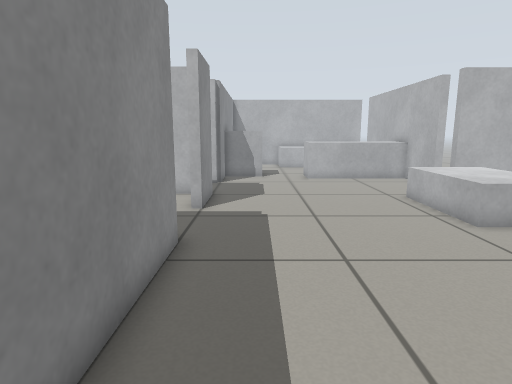
view 1 (above)

23 first-person views from a walk through a robot-simulator world made for Gazebo. The camera is 0.69 m above the floor, tilts 10° down and sees 75° across. The lines on the ground mark 1 m squares. The floor is counted in squares, 0.25 m on a side. Each view is taken from the middle of a square. On the plan, view 1 faces up. The plan holds only what a view shows up to about 20 squares ahead; the rest is blank. Robots are left out. Simple shapes stand in for some stock models.

view 2
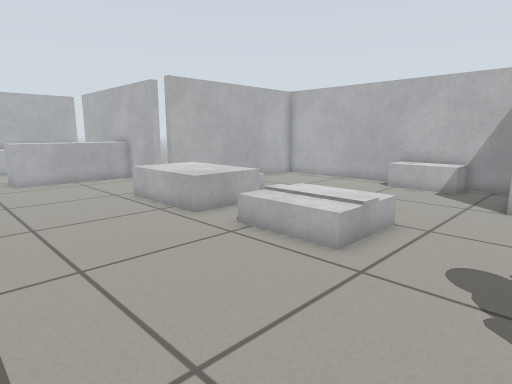

view 3
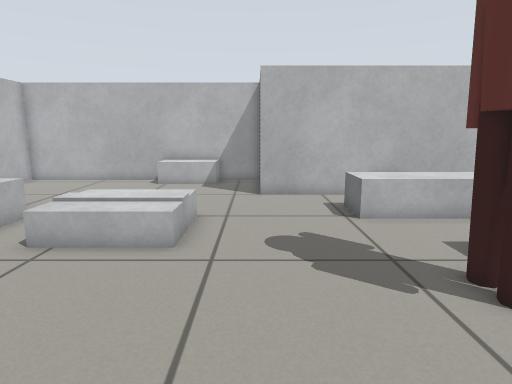

view 4
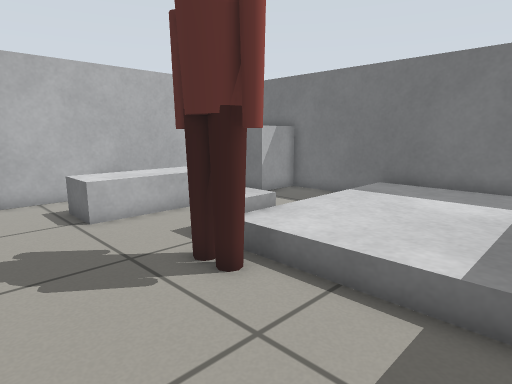

view 5
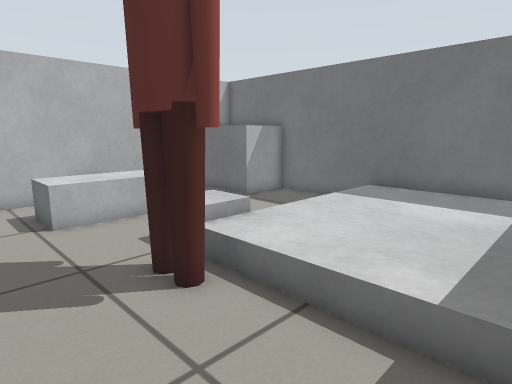

view 6
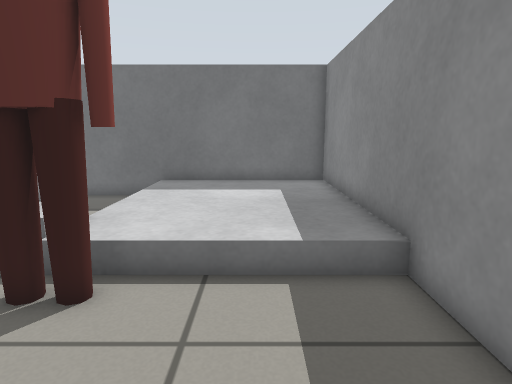

view 7
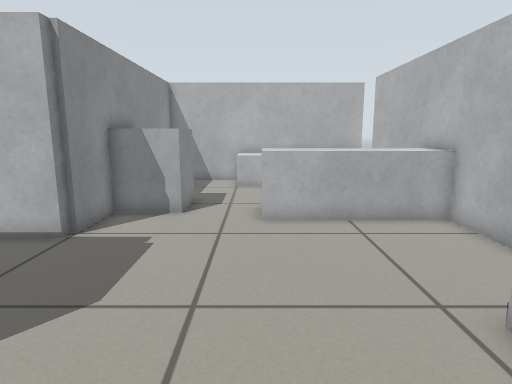

view 8
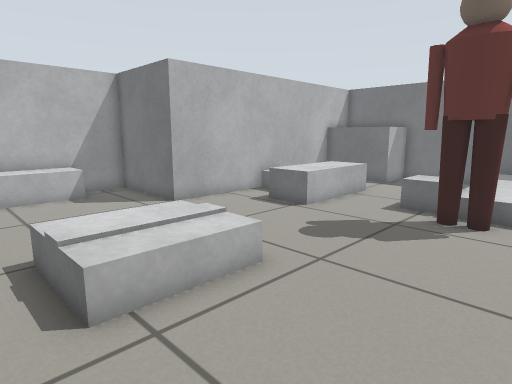

view 9
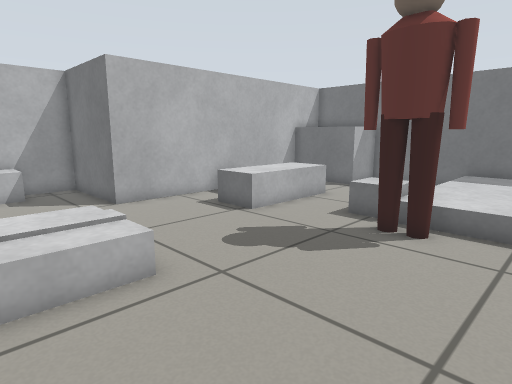

view 10
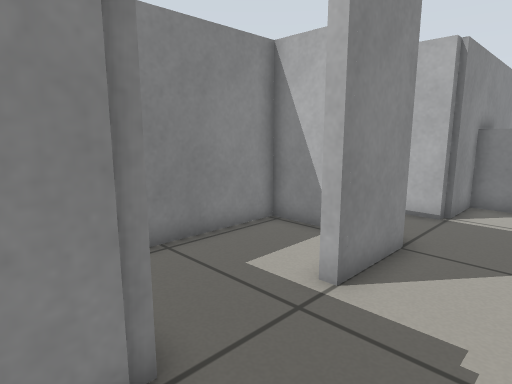

view 11
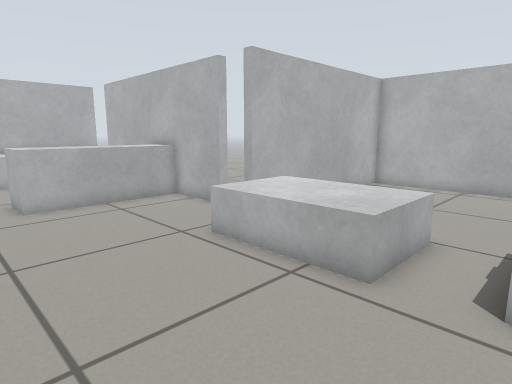

view 12
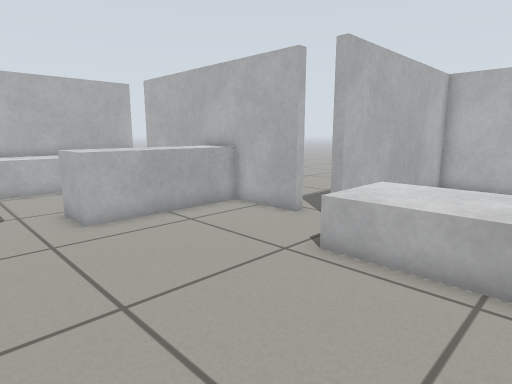

view 13
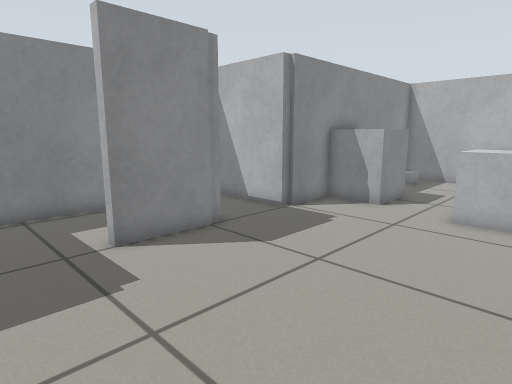

view 14
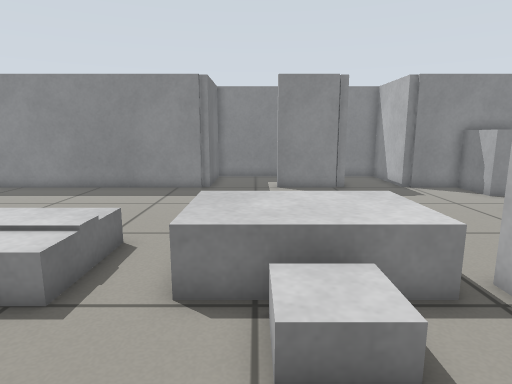

view 15
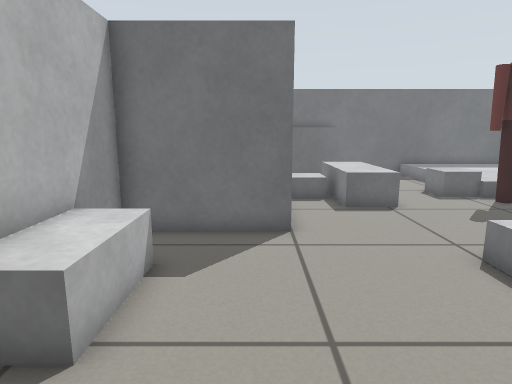

view 16
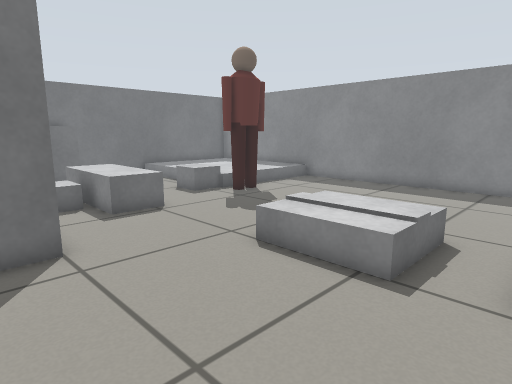

view 17
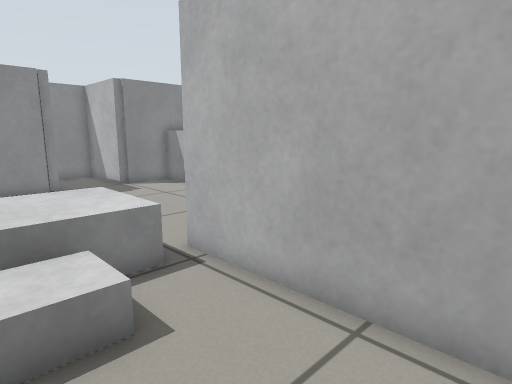

view 18
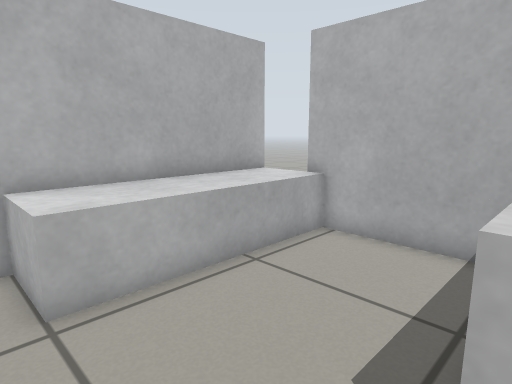

view 19
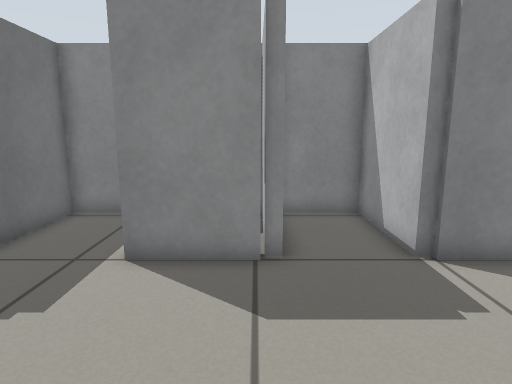

view 20
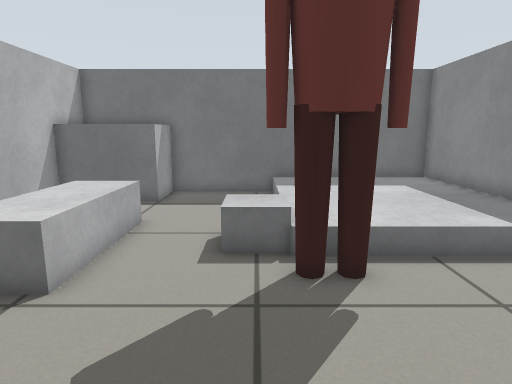

view 21
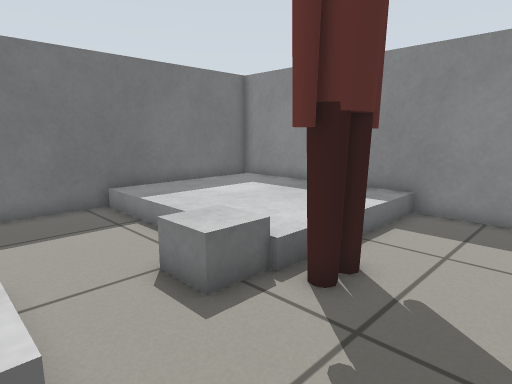

view 22
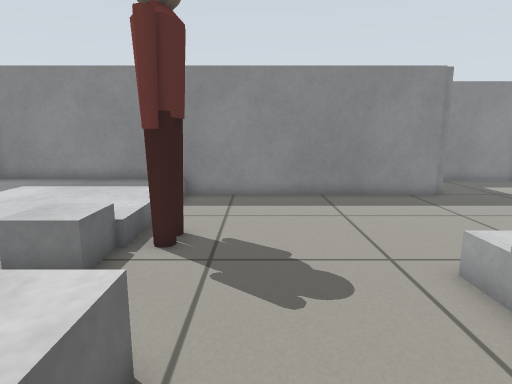

view 23
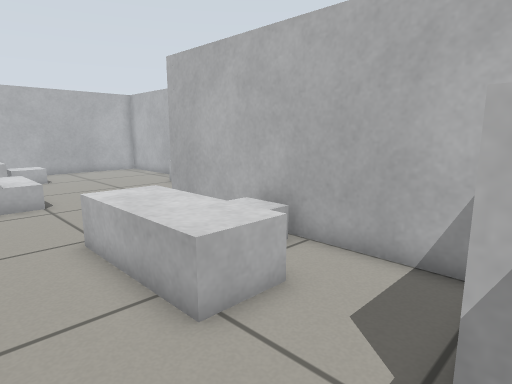

### Floor plan
Points are (right, up) in squares from view 1. A wall is a line through its corners. A room is listed if a view was taken in it or the views show most of it. See-through windows are left out.
Room 1 (views 1, 2, 3, 4, 5, 6, 7, 8, 9, 10, 11, 12, 13, 14, 15, 16, 17, 18, 19, 20, 21, 22, 23)
walls: (-2, 8.2) (-2, -3.5); (-2.2, 8.6) (-2.2, 8.1); (9.2, 17.2) (9.2, 20.5); (-2, 15.1) (-2, 12.1) (-2.5, 12.1); (-2.2, 15.6) (-2.2, 15.2); (-2.2, 19.1) (-2.2, 18.6) (-6.4, 18.6) (-6.4, 15.9); (9.2, 22.4) (9.2, 27.5); (-2, 21.5) (-2, 19); (-2, -11.8) (14, -11.8) (14, 1.8) (18.8, 1.8) (18.8, 15.4) (9.2, 15.4) (9.2, 15.9); (9.3, 29.8) (-2, 29.8) (-2, 23.4)
low walls: (8.8, 4.6) (8.8, 4) (8, 4) (8, 7.6) (8.6, 7.6)
ways out: opening at (-2, 10.5) to room 2
objects: grey box (-2, -11) to (5, -3); grey box (-2, 22) to (0, 24); grey box (2, 28) to (9, 29); person (3, -3) to (6, -2); grey box (3, 21) to (9, 22); grey box (5, -5) to (7, -4); grey box (7, 4) to (7, 7); grey box (7, 10) to (10, 14); grey box (9, 4) to (10, 7); grey box (10, -11) to (13, -10); grey box (10, -6) to (11, -2); grey box (10, 11) to (12, 13); grey box (12, -4) to (13, -3); grey box (17, 4) to (18, 7)
Room 2 (no view inside)
walls: (-2.2, 15.2) (-6.4, 15.2) (-6.4, 8.6) (-2.2, 8.6)
ways out: opening at (-2, 10.5) to room 1

Where each view was taken, in squares from view 1:
view 1: 0 up, 0 right, facing up
view 2: 0 up, 0 right, facing up-right
view 3: 2 up, 1 left, facing right
view 4: 2 up, 1 left, facing down-right
view 5: 1 up, 1 left, facing down-right
view 6: 3 up, 1 right, facing down
view 7: 10 up, 3 right, facing up
view 8: 9 up, 2 right, facing down-right
view 9: 7 up, 1 right, facing down-right
view 10: 7 up, 1 right, facing up-left
view 11: 7 up, 1 right, facing up-right
view 12: 10 up, 0 right, facing up-right
view 13: 9 up, 6 right, facing up-left
view 14: 11 up, 15 right, facing left
view 15: 11 up, 15 right, facing down
view 16: 10 up, 16 right, facing down-left
view 17: 11 up, 16 right, facing up-left
view 18: 22 up, 1 right, facing up-right
view 19: 15 up, 5 right, facing left
view 20: 4 up, 6 right, facing down
view 21: 1 up, 10 right, facing down-left
view 22: 0 up, 13 right, facing left
view 23: 10 down, 7 right, facing up-right
